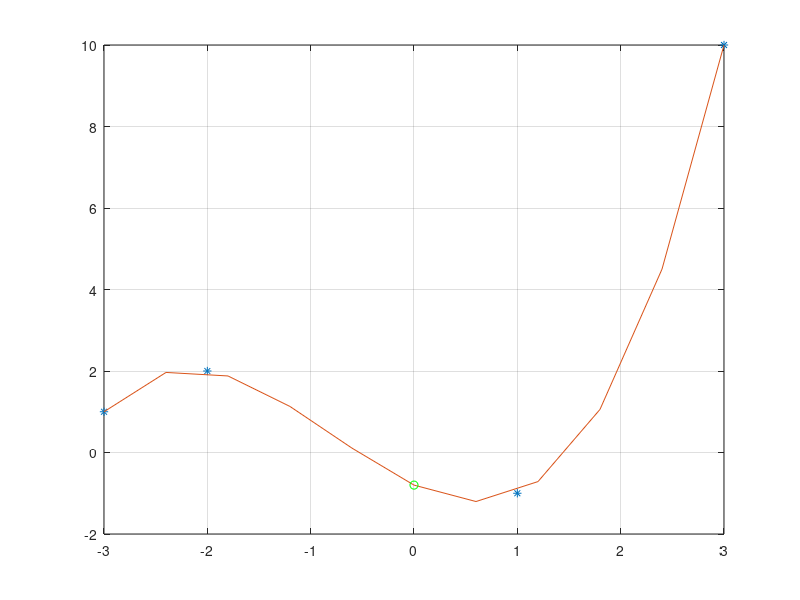

The MATLAB source for this figure:
%a = [1 -1 1; 1 0 0; 1 1 1];
%y = [4;1;-1];
%c = a\y
%det(a)
%cond(a)

function Lagrange

  clear
  clc

  x = [-3 -2 1 3];
  y = [1 2 -1 10];
  n = length(x);

  % gráfico --------------
  h = (max(x) - min(x))/10; % divide pelo número de intervalos
  x1 = [min(x):h:max(x)];
  n1 = length(x1);
  % ----------------------

  xx = 0;
  px = Lag(x,y,n,xx)

  for i=1:n1
    p1(i) = Lag(x,y,n,x1(i));
  endfor

  p1

  plot(x, y, '*')
  grid
  hold on
  plot(x1, p1)
  hold on
  plot(xx, px, 'go')
end

function p=Lag(x,y,n,xx)
  p = 0;
  for i=1:n
    num = 1;
    den = 1;
    for j=1:n
      if j~= i
        num = num * (xx-x(j));
        den = den * (x(i)-x(j));
      endif
    endfor
    L(i) = num/den;
    p = p + y(i) * L(i);
  end
end




